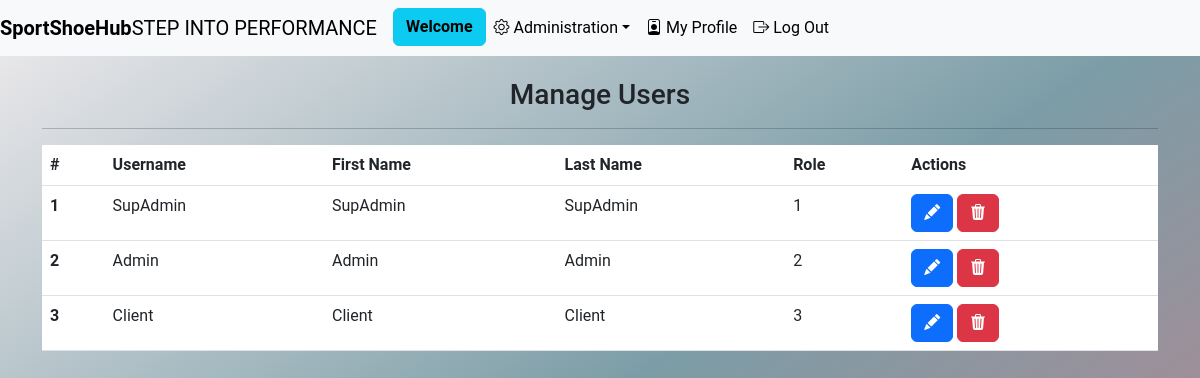
Screenshot of /views/ManageUsers.php (signed in) with the database file from the repository.
### tables this page shows
CREATE TABLE `user` (
  `id` bigint(20) NOT NULL,
  `token` varchar(255) NOT NULL,
  `username` varchar(40) DEFAULT NULL,
  `fname` varchar(40) DEFAULT NULL,
  `lname` varchar(40) DEFAULT NULL,
  `pwd` varchar(255) DEFAULT NULL,
  `billing_address_id` bigint(20) NOT NULL,
  `shipping_address_id` bigint(20) NOT NULL,
  `role_id` bigint(20) NOT NULL
);

### models/Crud.php (called while the page is built, shortened)
<?php
class Crud
{
    public $connexion;
    private function connect()
    {
        $host = "localhost";
        $db = "ecom2_project";
        $user = "root";
        $password = "";
        $dsn = "mysql:host=$host;dbname=$db;charset=UTF8";
        try {
            $this->connexion = new PDO($dsn, $user, $password);
            $this->connexion->setAttribute(PDO::ATTR_ERRMODE, PDO::ERRMODE_EXCEPTION);
        } catch (PDOException $e) {
            throw new Exception("Database connection failed: " . $e->getMessage());
        }
    }
    public function getAll($table)
    {
        $PDOStatement = $this->connexion->prepare("SELECT * FROM $table ORDER BY id ASC");
        $PDOStatement->execute();
        return $PDOStatement->fetchAll(PDO::FETCH_ASSOC);
    }
    public function getById($table, $id)
    {
        $PDOStatement = $this->connexion->prepare("SELECT * FROM $table WHERE id = :id");
        $PDOStatement->bindParam(':id', $id, PDO::PARAM_INT);
        $PDOStatement->execute();
        return $PDOStatement->fetch(PDO::FETCH_ASSOC);
    }
    public function __destruct()
    {
        $this->connexion = null;
    }
}

### controllers/sessions.php (called while the page is built, shortened)
<?php
class SessionManager
{
    public static function getSessionData($key)
    {
        return isset($_SESSION[$key]) ? $_SESSION[$key] : null;
    }
}

### models/User.php (called while the page is built, shortened)
<?php
require_once('Crud.php');
require_once('Address.php');
class User extends Crud
{
    public function getAllUsers()
    {
        return $this->getAll('user');
    }
    public function getUserById($id)
    {
        $user = $this->getById('user', $id);
        if ($user) {
            $billingAddress = $this->getAddressById($user['billing_address_id']);
            $shippingAddress = $this->getAddressById($user['shipping_address_id']);
            $user['billing_address'] = $billingAddress;
            $user['shipping_address'] = $shippingAddress;
        }
        return $user;
    }
    public function getAddressById($id)
    {
        $addressModel = new Address();
        return $addressModel->getAddressById($id);
    }
    public function getUserRole($id)
    {
        $user = $this->getUserById($id);
        return $user['role_id'];
    }
}

### models/Address.php (called while the page is built, shortened)
<?php
require_once('Crud.php');
class Address extends Crud
{
    public function getAddressById($id)
    {
        return $this->getById('address', $id);
    }
}

### views/ManageUsers.php (the view)
<?php
include "./includes/Header.php";
$userModel = new User();
$users = $userModel->getAllUsers();
?>
<main>
    <section>
        <div class="container">
            <div class="row">
                <div class="col-md-12">
                    <center>
                        <h3 class="mb-3" style="margin-top: 2%;">Manage Users</h3>
                    </center>
                    <hr>
                    <table class="table">
                        <thead>
                            <tr>
                                <th scope="col">#</th>
                                <th scope="col">Username</th>
                                <th scope="col">First Name</th>
                                <th scope="col">Last Name</th>
                                <th scope="col">Role</th>
                                <th scope="col">Actions</th>
                            </tr>
                        </thead>
                        <tbody>
                            <?php foreach ($users as $user) { ?>
                                <tr>
                                    <th scope="row"><?php echo $user['id']; ?></th>
                                    <td><?php echo $user['username']; ?></td>
                                    <td><?php echo $user['fname']; ?></td>
                                    <td><?php echo $user['lname']; ?></td>
                                    <td><?php echo $userModel->getUserRole($user['id']); ?></td>
                                    <td>
                                        <a href="editUser.php?id=<?php echo $user['id']; ?>" class="btn btn-primary">
                                            <i class="bi bi-pencil-fill"></i>
                                        </a>
                                        <a href="./DeleteUser.php?id=<?php echo $user['id']; ?>" class="btn btn-danger">
                                            <i class="bi bi-trash3-fill"></i>
                                        </a>
                                    </td>
                                </tr>
                            <?php } ?>
                        </tbody>
                    </table>
                </div>
            </div>
        </div>
    </section>
</main>
</body>
</html>

### views/includes/Header.php (shortened to what this page needs)
<?php
require_once('../models/User.php');
require_once('../controllers/sessions.php');
$user_id = SessionManager::getSessionData('user_id');
$userModel = new User();
?>
<!DOCTYPE html>
<html lang="en">
<head>
    <link rel="stylesheet" href="https://cdn.jsdelivr.net/npm/bootstrap-icons@1.10.5/font/bootstrap-icons.css">
    <link href="https://cdn.jsdelivr.net/npm/bootstrap@5.3.0/dist/css/bootstrap.min.css" rel="stylesheet">
    <link rel="stylesheet" href="../public/css/style.css">
</head>
<header>
    <nav class="navbar navbar-expand-lg bg-body-tertiary">
        <a class="navbar-brand" href="../index.php"><b><span class="firstWord">SportShoeHub</span></b><span class="secondWord">STEP INTO PERFORMANCE</span></a>
        <div class="collapse navbar-collapse" id="navbarNav">
            <ul class="navbar-nav">
                <li class="nav-item">
                    <a class="btn btn-info" style="font-weight: bold;">Welcome</a>
                </li>
                <?php
                if (isset($user_id)) {
                    $role_id = $userModel->getUserRole($user_id);
                    if ($role_id == 1 || $role_id == 2) {
                ?>
                        <li class="nav-item dropdown">
                            <a class="nav-link dropdown-toggle active" href="#" role="button" data-bs-toggle="dropdown" aria-expanded="false"><i class="bi bi-gear"></i> Administration</a>
                        </li>
                <?php
                    }
                }
                ?>
                <li class="nav-item">
                    <a class="nav-link active" href="MyProfile.php"><i class="bi bi-person-badge"></i> My Profile</a>
                </li>
                <li class="nav-item">
                    <a class="nav-link active" href="Logout.php"><i class="bi bi-box-arrow-right"></i> Log Out</a>
                </li>
            </ul>
    </nav>
</header>
<body>

### public/css/style.css (style rules this page uses)
body { margin: 0; background: linear-gradient(to right bottom, rgb(240, 236, 238), rgb(124, 157, 167), rgb(196, 128, 138)); min-height: 100vh; font-family: "Roboto", sans-serif; }

### rows the page displays
user: id "1", username "SupAdmin", fname "SupAdmin", lname "SupAdmin", UserRole "1"
user: id "2", username "Admin", fname "Admin", lname "Admin", UserRole "2"
user: id "3", username "Client", fname "Client", lname "Client", UserRole "3"
